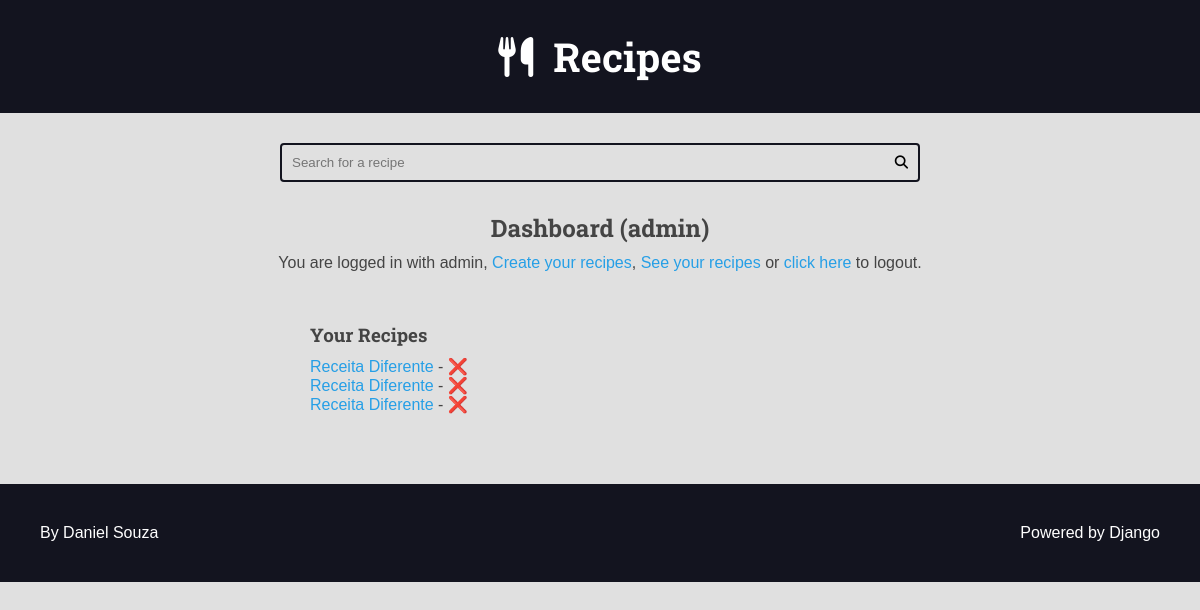
The app's page /authors/dashboard/ (signed in), older data.
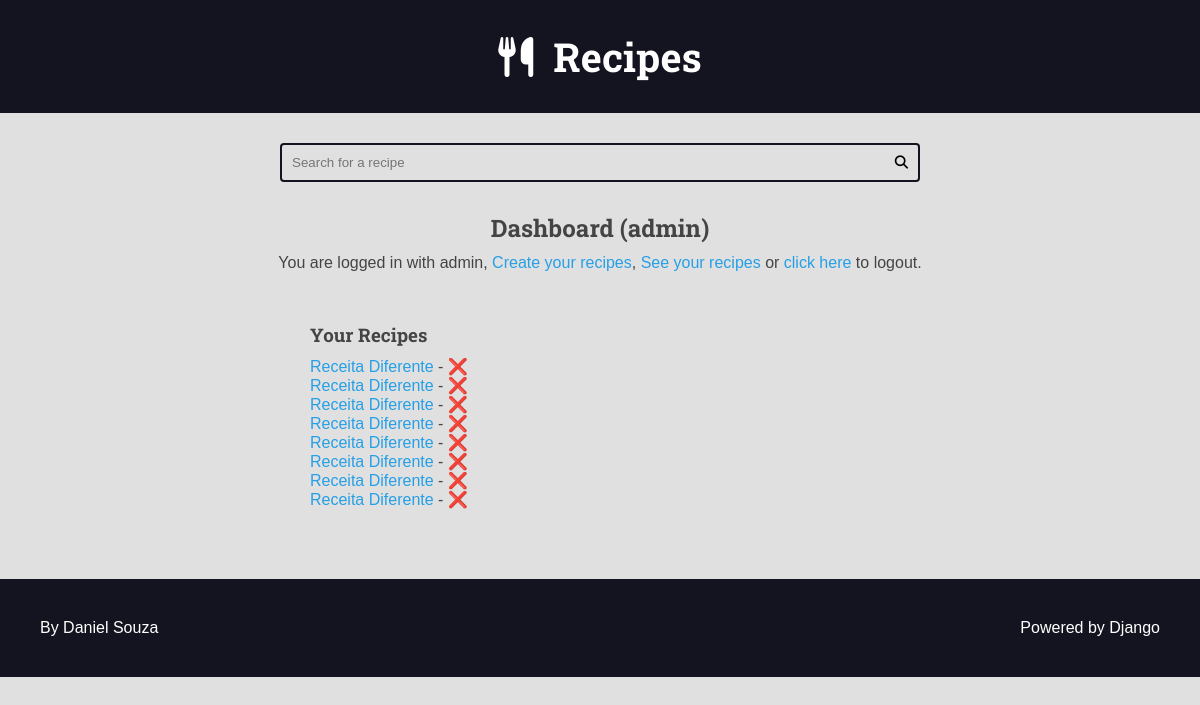
The same page, newer data.
### recipes/models.py (models this page shows, shortened)
class Recipe(models.Model):
    title = models.CharField(max_length=65)
    description = models.CharField(max_length=165)
    slug = models.SlugField(unique=True)
    preparation_time = models.IntegerField()
    preparation_time_unit = models.CharField(max_length=65)
    servings = models.IntegerField()
    servings_unit = models.CharField(max_length=65)
    preparation_steps = models.TextField()
    preparation_steps_is_html = models.BooleanField(default=False)
    created_at = models.DateTimeField(auto_now_add=True)
    updated_at = models.DateTimeField(auto_now=True)
    is_published = models.BooleanField(default=False)
    cover = models.ImageField(
        upload_to='recipes/covers/%Y/%M/%d/', blank=True, default='')
    category = models.ForeignKey(
        Category, on_delete=models.SET_NULL, null=True, blank=True,
        default=None)
    author = models.ForeignKey(
        User, on_delete=models.SET_NULL, null=True)

### authors/views/all.py (the view)
# urls.py: path('dashboard/', views.dashboard, name='dashboard'),
@login_required(login_url='authors:login', redirect_field_name='next')
def dashboard(request):
    recipes = Recipe.objects.filter(
        is_published=False,
        author=request.user
    )
    return render(request, 'authors/pages/dashboard.html', {
        'recipes': recipes
    })

### authors/templates/authors/pages/dashboard.html (shortened to what this page needs)
{% extends 'global/base.html' %}
{% block content %}
    <div class="main-content center container">
        <h2>Dashboard ({{ user }})</h2>
        {% include 'authors/partials/login_message.html' %}
        <div class="authors-dashboard-container">
            <h3>Your Recipes</h3>
            <ul>
                {% for recipe in recipes %}
                <li>
                    <a href="{% url 'authors:dashboard_recipe_edit' recipe.id %}">{{ recipe.title }}</a> -
                    <form class="inline-form form-delete" action="{% url 'authors:dashboard_recipe_delete' %}" method="POST">
                        <button class="plaintext-button" type="submit"> ❌ </button>
                    </form>
                </li>
                {% empty %}
                    <li>
                        <p>Your do not have recipes, please create one.</p>
                    </li>
                {% endfor %}
            </ul>
        </div>
    </div>
{% endblock content %}

Row changes from the older to the newer data that the page shows:
now on this page (row edited): Recipe: title "Receita Diferente"
now on this page (row edited): Recipe: title "Receita Diferente"
now on this page (row edited): Recipe: title "Receita Diferente"
now on this page (row edited): Recipe: title "Receita Diferente"
now on this page (row edited): Recipe: title "Receita Diferente"
